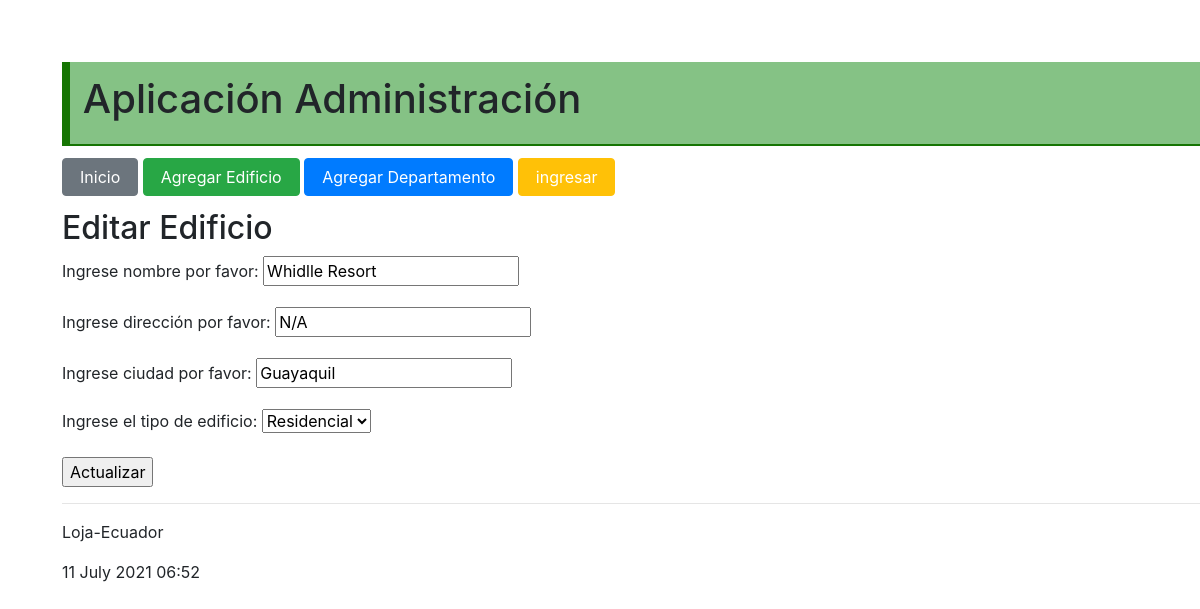
/editar_edificio/6, run on the app's committed database.
### administrativo/models.py (models this page shows, shortened)
class Edificio(models.Model):
    tipo_edificio = (
        ('residencial', 'Residencial'),
        ('comercial', 'Comercial'),
        )
    nombre = models.CharField(max_length=30)
    direccion = models.CharField(max_length=50)
    ciudad = models.CharField(max_length=30)
    tipo = models.CharField("Tipo Edificio",max_length=30, \
            choices=tipo_edificio)

### administrativo/views.py (the view)
# urls.py: path('editar_edificio/<int:id>', views.editar_edificio,
def editar_edificio(request, id):
    estudiante = Edificio.objects.get(pk=id)
    if request.method=='POST':
        formulario = EdificioForm(request.POST, instance=estudiante)
        print(formulario.errors)
        if formulario.is_valid():
            formulario.save()
            return redirect(index)
    else:
        formulario = EdificioForm(instance=estudiante)
    diccionario = {'formulario': formulario}
    return render(request, 'editarEdificio.html', diccionario)

### administrativo/forms.py (shortened to what this page needs)
class EdificioForm(ModelForm):
    class Meta:
        model = Edificio
        fields = ['nombre', 'direccion', 'ciudad', 'tipo']
        labels = {
            'nombre': _('Ingrese nombre por favor'),
            'direccion': _('Ingrese dirección por favor'),
            'ciudad': _('Ingrese ciudad por favor'),
            'tipo': _('Ingrese el tipo de edificio'),
        }

### administrativo/templates/editarEdificio.html (shortened to what this page needs)
{% extends "master.html" %}
{% block content %}
<h2>Editar Edificio</h3>
<form action="" method="post">
  {{formulario.as_p}}
  <p><input type='submit' value='Actualizar'/></p>
</form>
<hr>
{% endblock %}

### administrativo/static/css/estilos.css (style rules this page uses)
body { background: #FEFEFD; padding: 30px; }

### data on the page
Edificio: nombre "Whidlle Resort", direccion "N/A", ciudad "Guayaquil", tipo "Residencial"
